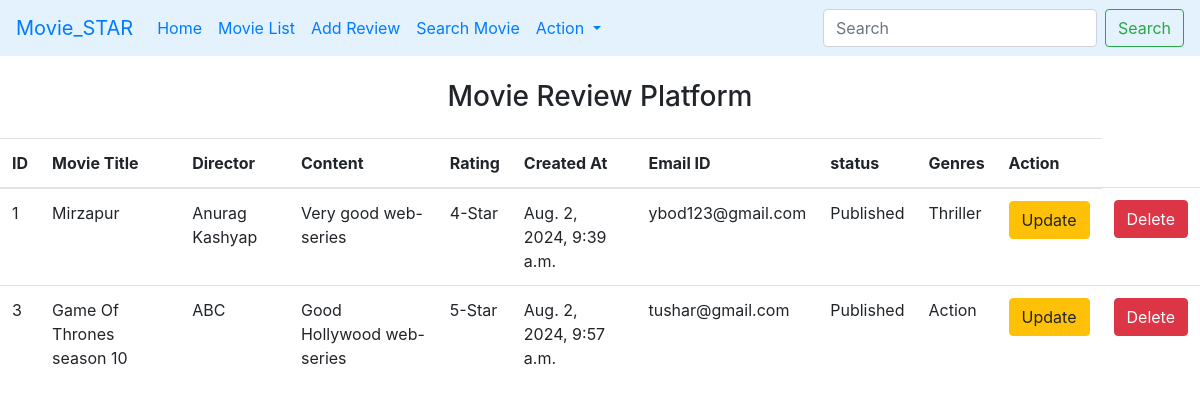
The app's page /s, older data.
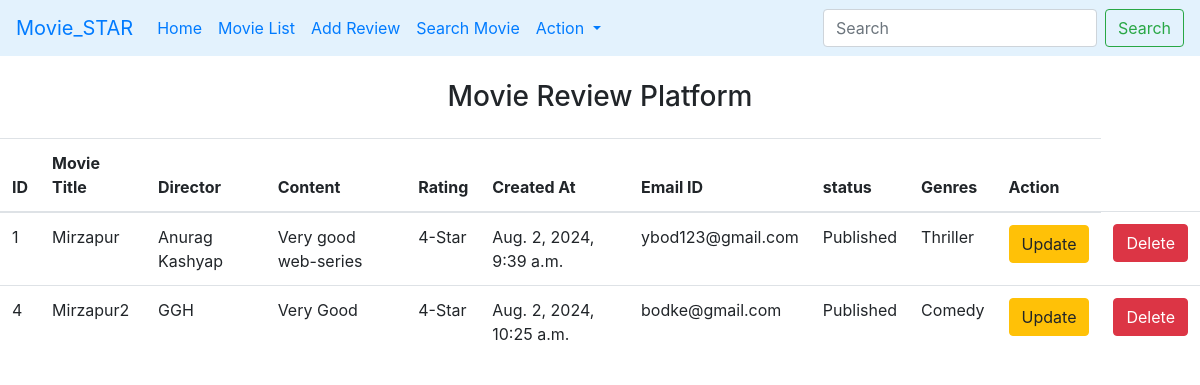
The same page, newer data.
### main/models.py (models this page shows, shortened)
class Movie_Review(models.Model):
    MovieTitle = models.CharField(max_length=200)
    director = models.CharField(max_length=100)
    reviewContent = models.TextField(max_length=200, null=False)
    rating = models.TextField(choices = rating, null=False)
    created_at = models.DateTimeField(auto_now_add=True)
    reviewer_email_id = models.EmailField(max_length=100)
    status = models.TextField(choices=status_cho)
    genres = models.TextField(choices = DEMO_CHOICES)

### main/views.py (the view)
# urls.py: path("s", show, name = "show"),
def show(request):
    data = Movie_Review.objects.all()
    context = {"data":data}
    return render (request, "main/show.html", locals())

### templates/main/show.html (shortened to what this page needs)
{% extends "main/base.html" %}
{%  block main  %}
<table class="table table-hover">
    <thead>
      <tr>
        <th scope="col">ID</th>
        <th scope="col">Movie Title</th>
        <th scope="col">Director</th>
        <th scope="col">Content</th>
        <th scope="col">Rating</th>
        <th scope="col">Created At</th>
        <th scope="col">Email ID</th>
        <th scope="col">status</th>
        <th scope="col">Genres</th>
        <th scope="col">Action</th>
      </tr>
    </thead>
    <tbody>
    {% for d in data %}
      <tr>
        <td>{{d.id}}</td>
        <td>{{d.MovieTitle}}</td>
        <td>{{d.director}}</td>
        <td>{{d.reviewContent}}</td>
        <td>{{d.rating}}</td>
        <td>{{d.created_at}}</td>
        <td>{{d.reviewer_email_id}}</td>
        <td>{{d.status}}</td>
        <td>{{d.genres}}</td>
        <form method="POST" action="#">
        <td><a  class="btn btn-warning" type="submit" href="{% url "update" d.id%}">Update</a></td>
        <td><a class="btn btn-danger" type="submit" href="{% url "delete" d.id%}">Delete</a></td>
        </form>
      </tr>
      {% endfor %}
    </tbody>
  </table>
{% endblock %}

Row changes from the older to the newer data that the page shows:
removed Movie_Review: id "3", MovieTitle "Game Of Thrones season 10", director "ABC", reviewContent "Good Hollywood web-series", rating "5-Star", created_at "Aug. 2, 2024, 9:57 a.m.", reviewer_email_id "tushar@gmail.com", status "Published", genres "Action"
added Movie_Review: id "4", MovieTitle "Mirzapur2", director "GGH", reviewContent "Very Good", rating "4-Star", created_at "Aug. 2, 2024, 10:25 a.m.", reviewer_email_id "bodke@gmail.com", status "Published", genres "Comedy"
